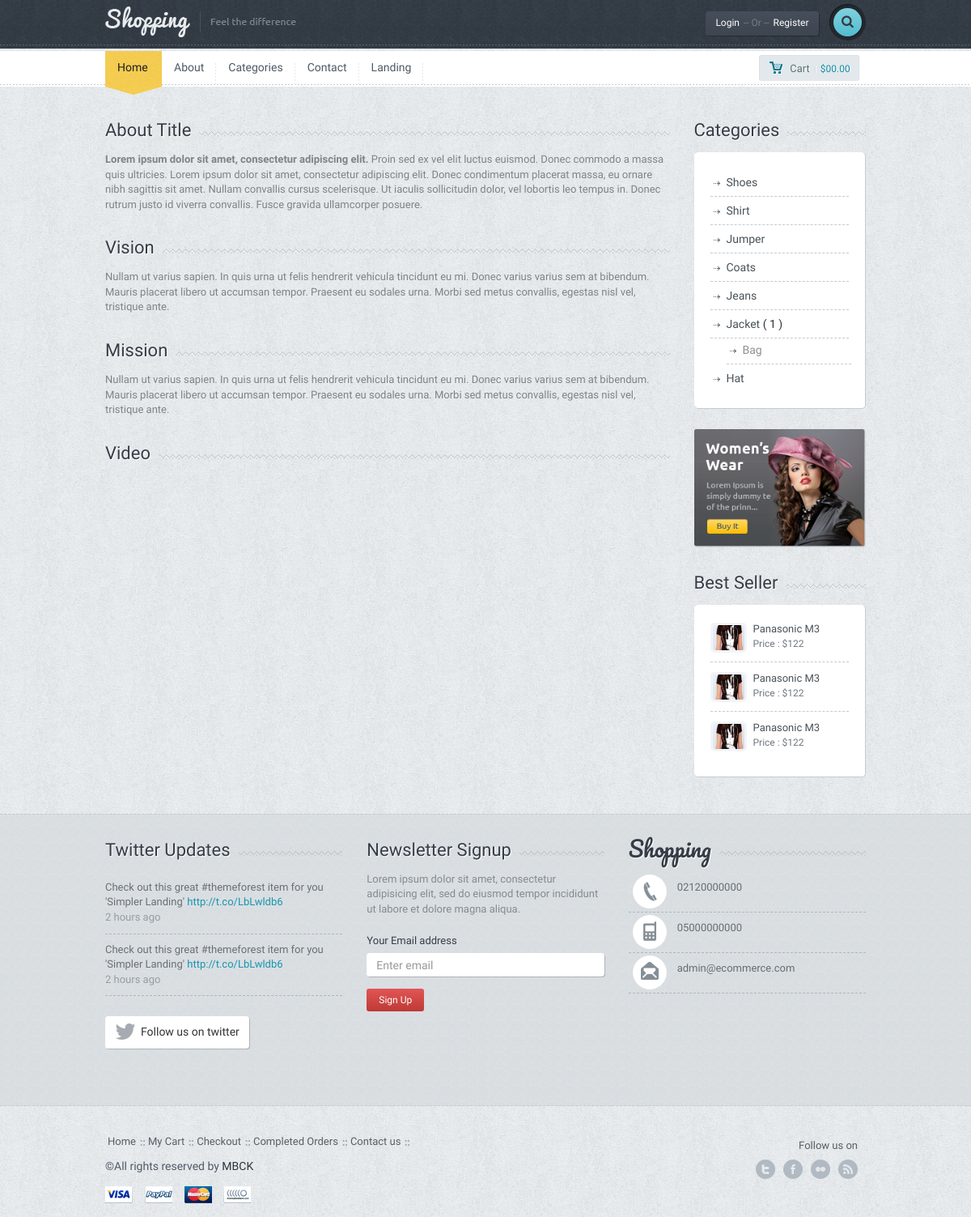
Page /about.php on the committed database.
### tables this page shows
CREATE TABLE `setting` (
  `setting_id` int(11) NOT NULL,
  `setting_logo` varchar(150) DEFAULT NULL,
  `setting_url` varchar(50) NOT NULL,
  `setting_title` varchar(250) DEFAULT NULL,
  `setting_description` varchar(250) DEFAULT NULL,
  `setting_keywords` varchar(250) DEFAULT NULL,
  `setting_author` varchar(100) DEFAULT NULL,
  `setting_tel` varchar(50) DEFAULT NULL,
  `setting_gsm` varchar(50) DEFAULT NULL,
  `setting_fax` varchar(50) DEFAULT NULL,
  `setting_mail` varchar(50) DEFAULT NULL,
  `setting_district` varchar(50) DEFAULT NULL,
  `setting_country` varchar(50) DEFAULT NULL,
  `setting_adress` varchar(250) DEFAULT NULL,
  `setting_time` varchar(250) DEFAULT NULL,
  `setting_maps` varchar(250) DEFAULT NULL,
  `setting_analystic` varchar(250) DEFAULT NULL,
  `setting_desk` varchar(250) DEFAULT NULL,
  `setting_facebook` varchar(100) DEFAULT NULL,
  `setting_twitter` varchar(100) DEFAULT NULL,
  `setting_google` varchar(100) DEFAULT NULL,
  `setting_youtube` varchar(100) DEFAULT NULL,
  `setting_smtphost` varchar(50) DEFAULT NULL,
  `setting_smtppassword` varchar(50) DEFAULT NULL,
  `setting_smtpport` varchar(50) DEFAULT NULL,
  `setting_live` enum('0','1') NOT NULL DEFAULT '1'
);

CREATE TABLE `menu` (
  `menu_id` int(11) NOT NULL,
  `menu_top` varchar(50) NOT NULL,
  `menu_name` varchar(100) NOT NULL,
  `menu_detail` text NOT NULL,
  `menu_url` varchar(250) NOT NULL,
  `menu_order` int(2) NOT NULL,
  `menu_status` enum('0','1') NOT NULL,
  `menu_seourl` varchar(250) NOT NULL
);

CREATE TABLE `about` (
  `about_id` int(11) NOT NULL,
  `about_title` varchar(250) NOT NULL,
  `about_content` text NOT NULL,
  `about_video` varchar(50) NOT NULL,
  `about_vision` varchar(500) NOT NULL,
  `about_mission` varchar(500) NOT NULL
);

CREATE TABLE `categories` (
  `category_id` int(11) NOT NULL,
  `category_name` varchar(100) NOT NULL,
  `category_top` int(2) NOT NULL,
  `category_seourl` varchar(250) NOT NULL,
  `category_order` int(2) NOT NULL,
  `category_status` enum('0','1') NOT NULL DEFAULT '1'
);

### admin/production/function.php (called while the page is built, shortened)
<?php
function seo($str, $options = array())
{
    $str = mb_convert_encoding((string)$str, 'UTF-8', mb_list_encodings());
    $defaults = array(
        'delimiter' => '-',
        'limit' => null,
        'lowercase' => true,
        'replacements' => array(),
        'transliterate' => true
    );
    $options = array_merge($defaults, $options);
    $str = preg_replace(array_keys($options['replacements']), $options['replacements'], $str);
    if ($options['transliterate']) {
        $str = str_replace(array_keys($char_map), $char_map, $str);
    }
    $str = preg_replace('/[^\p{L}\p{Nd}]+/u', $options['delimiter'], $str);
    $str = preg_replace('/(' . preg_quote($options['delimiter'], '/') . '){2,}/', '$1', $str);
    $str = mb_substr($str, 0, ($options['limit'] ? $options['limit'] : mb_strlen($str, 'UTF-8')), 'UTF-8');
    $str = trim($str, $options['delimiter']);
    return $options['lowercase'] ? mb_strtolower($str, 'UTF-8') : $str;
}
?>

### about.php (the view)
<?php
require_once 'header.php';
$sql=$db->prepare("SELECT * FROM about WHERE about_id=:id");
$sql->execute(['id' => 1]);
$aboutbring=$sql->fetch(PDO::FETCH_ASSOC);
?>
	<div class="container">
		<div class="row">
			<div class="col-md-9">
				<div class="title-bg">
					<div class="title"><?php echo $aboutbring['about_title']; ?></div>
				</div>
				<div class="page-content">
					<?php echo $aboutbring['about_content']; ?>
				</div>
				<div class="title-bg">
					<div class="title">Vision</div>
				</div>
				<div class="page-content">
					<?php echo $aboutbring['about_vision']; ?>
				</div>
				<div class="title-bg">
					<div class="title">Mission</div>
				</div>
				<div class="page-content">
					<?php echo $aboutbring['about_mission']; ?>
				</div>
				<div class="title-bg">
					<div class="title">Video</div>
				</div>
				<div class="page-content">
					<iframe width="560" height="315" src="https://www.youtube.com/embed/<?php echo $aboutbring['about_video']; ?>"
						title="YouTube video player" frameborder="0"
						allow="accelerometer; autoplay; clipboard-write; encrypted-media; gyroscope; picture-in-picture; web-share"
						allowfullscreen>
					</iframe>
				</div>
			</div>
			<?php require_once 'sidebar.php'; ?>
		</div>
		<div class="spacer"></div>
	</div>
<?php
require_once 'footer.php';
?>

### header.php (shortened to what this page needs)
<?php
    require_once 'admin/system/connect.php';
	require_once 'admin/production/function.php';
	$sql=$db->prepare("SELECT * FROM setting WHERE setting_id=:id");
	$sql->execute(['id' => 1]);
	$settingbring=$sql->fetch(PDO::FETCH_ASSOC);
	$usersql=$db->prepare("SELECT * FROM user WHERE user_mail=:mail");
    $usersql->execute(['mail' => $_SESSION['usercustomer_mail']]);
    $userbring=$usersql->fetch(PDO::FETCH_ASSOC);
?>
<!DOCTYPE html>
<html lang="en">
  <head>
	<link href='font-awesome\css\font-awesome.css' rel="stylesheet" type="text/css">
    <link href="bootstrap\css\bootstrap.min.css" rel="stylesheet">
	<link rel="stylesheet" href="style.css">
	<link rel="stylesheet" type="text/css" href="js\product\jquery.fancybox.css?v=2.1.5" media="screen">
	<link rel="stylesheet" href="css\owl.carousel.css">
	<link rel="stylesheet" href="css\owl.transitions.css">
</head>
<body>
<div id="wrapper">
	<div class="header">
		<div class="container">
			<div class="row">
				<div class="col-xs-6 col-md-4 main-logo">
					<a href="index"><img src="<?php echo $settingbring['setting_logo']; ?>" alt="logo" class="logo img-responsive"></a>
				</div>
				<div class="col-md-8">
					<div class="pushright">
						<div class="top">
							<?php
								if(!isset($_SESSION['usercustomer_mail'])) {
							?>
								<a href="#" id="reg" class="btn btn-default btn-dark">Login<span>-- Or --</span>Register</a>
							<?php } else { ?>
								<a href="#" class="btn btn-default btn-dark">Welcome<span><?php echo $userbring['user_name']; ?> </span></a>
							<?php } ?>
							<div class="srch-wrap">
								<a href="#" id="srch" class="btn btn-default btn-search"><i class="fa fa-search"></i></a>
							</div>
						</div>
					</div>
				</div>
			</div>
		</div>
		<div class="dashed"></div>
	</div>
	<div class="main-nav">
		<div class="navbar navbar-default navbar-static-top">
			<div class="container">
				<div class="row">
					<div class="col-md-10">
						<div class="navbar-collapse collapse">
							<ul class="nav navbar-nav">
								<li><a href="index" class="active">Home</a><div class="curve"></div></li>
								<?php
									$menucontrol=$db->prepare("SELECT * FROM menu where menu_status=:mstatus order by menu_order ASC limit 5");
									$menucontrol->execute(
										[
											'mstatus' => 1
										]
									);
									while($menubring=$menucontrol->fetch(PDO::FETCH_ASSOC)) {
								?>
									<li><a href="<?php if(!empty($menubring['menu_url'])) { echo $menubring['menu_url']; } else { echo "page-".seo($menubring['menu_name']);} ?>"><?php echo $menubring['menu_name']?></a></li>
								<?php } ?>
							</ul>
						</div>
					</div>
					<div class="col-md-2 machart">
						<button id="popcart" class="btn btn-default btn-chart btn-sm "><span class="mychart">Cart</span>|<span class="allprice">$00.00</span></button>
					</div>
				</div>
			</div>
		</div>
	</div>

### sidebar.php (shortened to what this page needs)
<div class="col-md-3">
				<div class="title-bg">
					<div class="title">Categories</div>
				</div>
				<div class="categorybox">
					<ul>
						<?php
							$query = "SELECT * FROM categories order by category_id";
							$show = $db->prepare($query);
							$show->execute();
 							$totalLineNumber = $show->rowCount();
							$allResults = $show->fetchAll();
							for ($i = 0; $i < $totalLineNumber; $i++) {
								if ($allResults[$i]['category_top'] == "0") {
									categories($allResults[$i]['category_id'], $allResults[$i]['category_name'], $allResults[$i]['category_top']);
								}
							}
							function categories($category_id, $category_name, $category_top) {
							global $allResults;
							global $totalLineNumber;
							$subCategoryNumber = 0;
							for ($i = 0; $i < $totalLineNumber; $i++) {
								if ($allResults[$i]['category_top'] == $category_id) {
									$subCategoryNumber++;
								}
							}
						?>
							<li>
								<a href="category-<?=seo($category_name) ?>"><?php echo $category_name ?></a>
									<?php
										if ($subCategoryNumber > 0) {
											echo "( $subCategoryNumber )";
										}
									?>
								<?php
									if ($subCategoryNumber > 0) {
										echo "<ul>";
											for ($i = 0; $i < $totalLineNumber; $i++) {
												if ($allResults[$i]['category_top'] == $category_id) {
												categories($allResults[$i]['category_id'], $allResults[$i]['category_name'], $allResults[$i]['category_top']);
											}
										}
										echo "</ul>";
									}
								?>
							</li>
						<?php
							}
						?>
					</ul>
				</div>
				<div class="ads">
					<a href="product.htm"><img src="images\ads.png" class="img-responsive" alt=""></a>
				</div>
				<div class="title-bg">
					<div class="title">Best Seller</div>
				</div>
				<div class="best-seller">
					<ul>
						<li class="clearfix">
							<a href="#"><img src="images\demo-img.jpg" alt="" class="img-responsive mini"></a>
							<div class="mini-meta">
								<a href="#" class="smalltitle2">Panasonic M3</a>
								<p class="smallprice2">Price : $122</p>
							</div>
						</li>
						<li class="clearfix">
							<a href="#"><img src="images\demo-img.jpg" alt="" class="img-responsive mini"></a>
							<div class="mini-meta">
								<a href="#" class="smalltitle2">Panasonic M3</a>
								<p class="smallprice2">Price : $122</p>
							</div>
						</li>
						<li class="clearfix">
							<a href="#"><img src="images\demo-img.jpg" alt="" class="img-responsive mini"></a>
							<div class="mini-meta">
								<a href="#" class="smalltitle2">Panasonic M3</a>
								<p class="smallprice2">Price : $122</p>
							</div>
						</li>
					</ul>
				</div>
			</div>

### footer.php (shortened to what this page needs)
<div class="f-widget">
		<div class="container">
			<div class="row">
				<div class="col-md-4">
					<div class="title-widget-bg">
						<div class="title-widget">Twitter Updates</div>
					</div>
					<ul class="tweets">
						<li>Check out this great #themeforest item for you
						'Simpler Landing' <a href="#">http://t.co/LbLwldb6 </a>
						<span>2 hours ago</span></li>
						<li class="lastone">Check out this great #themeforest item for you
						'Simpler Landing' <a href="#">http://t.co/LbLwldb6 </a>
						<span>2 hours ago</span></li>
					</ul>
					<a href="#" class="btn btn-default btn-follow"><i class="fa fa-twitter fa-2x"></i><div>Follow us on twitter</div></a>
				</div>
				<div class="col-md-4">
					<div class="title-widget-bg">
						<div class="title-widget">Newsletter Signup</div>
					</div>
					<div class="newsletter">
						<p>
							Lorem ipsum dolor sit amet, consectetur adipisicing elit, sed do eiusmod tempor incididunt ut labore et dolore magna aliqua.
						</p>
						<form role="form">
							<div class="form-group">
								<label>Your Email address</label>
								<input type="email" class="form-control newstler-input" id="exampleInputEmail1" placeholder="Enter email">
								<button class="btn btn-default btn-red btn-sm">Sign Up</button>
							</div>
						</form>
					</div>
				</div>
				<div class="col-md-4">
					<div class="title-widget-bg">
						<div class="title-widget-cursive">Shopping</div>
					</div>
					<ul class="contact-widget">
						<li class="fphone"><?php echo $settingbring['setting_tel']; ?></li>
						<li class="fmobile"><?php echo $settingbring['setting_gsm']; ?></li>
						<li class="fmail lastone"><?php echo $settingbring['setting_mail']; ?></li>
					</ul>
				</div>
			</div>
			<div class="spacer"></div>
		</div>
	</div>
	<div class="footer">
		<div class="container">
			<div class="row">
				<div class="col-md-9">
					<ul class="footermenu">
						<li><a href="index-1.htm">Home</a></li>
						<li><a href="cart.htm">My Cart</a></li>
						<li><a href="checkout.htm">Checkout</a></li>
						<li><a href="order.htm">Completed Orders</a></li>
						<li><a href="contact.htm">Contact us</a></li>
					</ul>
					<div class="f-credit">&copy;All rights reserved by <a href="#"><?php echo $settingbring['setting_author']; ?></a></div>
					<a href=""><div class="payment visa"></div></a>
					<a href=""><div class="payment paypal"></div></a>
					<a href=""><div class="payment mc"></div></a>
					<a href=""><div class="payment nh"></div></a>
				</div>
				<div class="col-md-3">
					<div class="followon">Follow us on</div>
					<div class="fsoc">
						<a href="http://<?php echo $settingbring['setting_twitter']; ?>" class="ftwitter">twitter</a>
						<a href="http://<?php echo $settingbring['setting_facebook']; ?>" class="ffacebook">facebook</a>
						<a href="http://<?php echo $settingbring['setting_youtube']; ?>" class="fflickr">youtube</a>
						<a href="http://<?php echo $settingbring['setting_google']; ?>" class="ffeed">google</a>
					</div>
					<div class="clearfix"></div>
				</div>
			</div>
		</div>
	</div>
	</div>
  </body>
</html>

### rows in the picture
setting: setting_logo (picture), setting_tel "02120000000", setting_gsm "05000000000", setting_mail "admin@ecommerce.com", setting_author "MBCK"
menu: menu_name "About"
menu: menu_name "Categories"
menu: menu_name "Contact"
menu: menu_name "Landing"
about: about_title "About Title", about_content "Lorem ipsum dolor sit amet, consectetur adipiscing elit. Proin sed ex vel elit luctus euismod. Donec commodo a massa quis ultricies. Lorem ipsum dolor sit amet, consectetur adipiscing elit. Donec condimentum placerat massa, eu ornare nibh sagittis sit amet. Nullam convallis cursus scelerisque. Ut iaculis sollicitudin dolor, vel lobortis leo tempus in. Donec rutrum justo id viverra convallis. Fusce gravida ullamcorper posuere.", about_vision "Nullam ut varius sapien. In quis urna ut felis hendrerit vehicula tincidunt eu mi. Donec varius varius sem at bibendum. Mauris placerat libero ut accumsan tempor. Praesent eu sodales urna. Morbi sed metus convallis, egestas nisl vel, tristique ante.", about_mission "Nullam ut varius sapien. In quis urna ut felis hendrerit vehicula tincidunt eu mi. Donec varius varius sem at bibendum. Mauris placerat libero ut accumsan tempor. Praesent eu sodales urna. Morbi sed metus convallis, egestas nisl vel, tristique ante."
categories: category_name "Shoes"
categories: category_name "Shirt"
categories: category_name "Jumper"
categories: category_name "Coats"
categories: category_name "Jeans"
categories: category_name "Jacket", subCategoryNumber "1"
categories: category_name "Bag"
categories: category_name "Hat"
